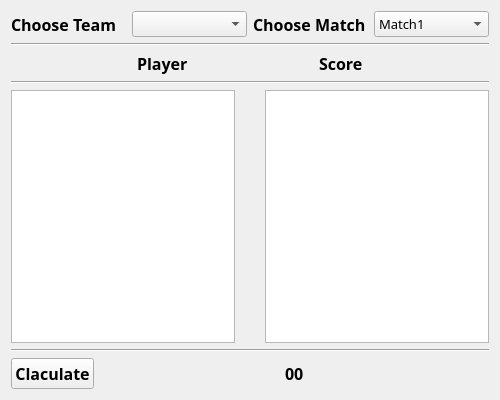
<?xml version="1.0" encoding="UTF-8"?>
<ui version="4.0">
 <class>Form</class>
 <widget class="QWidget" name="Form">
  <property name="geometry">
   <rect>
    <x>0</x>
    <y>0</y>
    <width>500</width>
    <height>400</height>
   </rect>
  </property>
  <property name="windowTitle">
   <string>Form</string>
  </property>
  <layout class="QVBoxLayout" name="verticalLayout">
   <item>
    <layout class="QHBoxLayout" name="horizontalLayout">
     <item>
      <widget class="QLabel" name="label_2">
       <property name="font">
        <font>
         <family>Gill Sans MT</family>
         <pointsize>12</pointsize>
         <weight>75</weight>
         <bold>true</bold>
        </font>
       </property>
       <property name="text">
        <string>Choose Team</string>
       </property>
      </widget>
     </item>
     <item>
      <widget class="QComboBox" name="cb0">
       <property name="font">
        <font>
         <family>Eras Demi ITC</family>
         <pointsize>10</pointsize>
        </font>
       </property>
      </widget>
     </item>
     <item>
      <widget class="QLabel" name="label">
       <property name="font">
        <font>
         <family>Gill Sans MT</family>
         <pointsize>12</pointsize>
         <weight>75</weight>
         <bold>true</bold>
        </font>
       </property>
       <property name="text">
        <string>Choose Match</string>
       </property>
      </widget>
     </item>
     <item>
      <widget class="QComboBox" name="cb1">
       <property name="font">
        <font>
         <family>Eras Demi ITC</family>
         <pointsize>10</pointsize>
        </font>
       </property>
       <item>
        <property name="text">
         <string>Match1</string>
        </property>
       </item>
       <item>
        <property name="text">
         <string>Match2</string>
        </property>
       </item>
       <item>
        <property name="text">
         <string>Match3</string>
        </property>
       </item>
       <item>
        <property name="text">
         <string>Match4</string>
        </property>
       </item>
       <item>
        <property name="text">
         <string>Match5</string>
        </property>
       </item>
      </widget>
     </item>
    </layout>
   </item>
   <item>
    <widget class="Line" name="line">
     <property name="orientation">
      <enum>Qt::Horizontal</enum>
     </property>
    </widget>
   </item>
   <item>
    <layout class="QHBoxLayout" name="horizontalLayout_2">
     <item>
      <spacer name="horizontalSpacer_7">
       <property name="orientation">
        <enum>Qt::Horizontal</enum>
       </property>
       <property name="sizeHint" stdset="0">
        <size>
         <width>40</width>
         <height>20</height>
        </size>
       </property>
      </spacer>
     </item>
     <item>
      <widget class="QLabel" name="label_4">
       <property name="font">
        <font>
         <family>Gill Sans MT</family>
         <pointsize>12</pointsize>
         <weight>75</weight>
         <bold>true</bold>
        </font>
       </property>
       <property name="text">
        <string>Player</string>
       </property>
      </widget>
     </item>
     <item>
      <spacer name="horizontalSpacer_5">
       <property name="orientation">
        <enum>Qt::Horizontal</enum>
       </property>
       <property name="sizeHint" stdset="0">
        <size>
         <width>40</width>
         <height>20</height>
        </size>
       </property>
      </spacer>
     </item>
     <item>
      <widget class="QLabel" name="label_3">
       <property name="font">
        <font>
         <family>Gill Sans MT</family>
         <pointsize>12</pointsize>
         <weight>75</weight>
         <bold>true</bold>
        </font>
       </property>
       <property name="text">
        <string>Score</string>
       </property>
      </widget>
     </item>
     <item>
      <spacer name="horizontalSpacer_6">
       <property name="orientation">
        <enum>Qt::Horizontal</enum>
       </property>
       <property name="sizeHint" stdset="0">
        <size>
         <width>40</width>
         <height>20</height>
        </size>
       </property>
      </spacer>
     </item>
    </layout>
   </item>
   <item>
    <widget class="Line" name="line_2">
     <property name="orientation">
      <enum>Qt::Horizontal</enum>
     </property>
    </widget>
   </item>
   <item>
    <layout class="QHBoxLayout" name="horizontalLayout_3">
     <item>
      <widget class="QListWidget" name="lw1"/>
     </item>
     <item>
      <spacer name="horizontalSpacer_3">
       <property name="orientation">
        <enum>Qt::Horizontal</enum>
       </property>
       <property name="sizeHint" stdset="0">
        <size>
         <width>40</width>
         <height>20</height>
        </size>
       </property>
      </spacer>
     </item>
     <item>
      <spacer name="horizontalSpacer_2">
       <property name="orientation">
        <enum>Qt::Horizontal</enum>
       </property>
       <property name="sizeHint" stdset="0">
        <size>
         <width>40</width>
         <height>20</height>
        </size>
       </property>
      </spacer>
     </item>
     <item>
      <spacer name="horizontalSpacer">
       <property name="orientation">
        <enum>Qt::Horizontal</enum>
       </property>
       <property name="sizeHint" stdset="0">
        <size>
         <width>40</width>
         <height>20</height>
        </size>
       </property>
      </spacer>
     </item>
     <item>
      <widget class="QListWidget" name="lw2"/>
     </item>
    </layout>
   </item>
   <item>
    <widget class="Line" name="line_3">
     <property name="orientation">
      <enum>Qt::Horizontal</enum>
     </property>
    </widget>
   </item>
   <item>
    <layout class="QHBoxLayout" name="horizontalLayout_4">
     <item>
      <widget class="QPushButton" name="pushButton">
       <property name="font">
        <font>
         <family>Gill Sans MT</family>
         <pointsize>12</pointsize>
         <weight>75</weight>
         <bold>true</bold>
        </font>
       </property>
       <property name="text">
        <string>Claculate</string>
       </property>
      </widget>
     </item>
     <item>
      <spacer name="horizontalSpacer_4">
       <property name="orientation">
        <enum>Qt::Horizontal</enum>
       </property>
       <property name="sizeHint" stdset="0">
        <size>
         <width>40</width>
         <height>20</height>
        </size>
       </property>
      </spacer>
     </item>
     <item>
      <widget class="QLabel" name="score">
       <property name="font">
        <font>
         <family>Gill Sans MT</family>
         <pointsize>12</pointsize>
         <weight>75</weight>
         <bold>true</bold>
        </font>
       </property>
       <property name="text">
        <string>00</string>
       </property>
      </widget>
     </item>
     <item>
      <spacer name="horizontalSpacer_8">
       <property name="orientation">
        <enum>Qt::Horizontal</enum>
       </property>
       <property name="sizeHint" stdset="0">
        <size>
         <width>40</width>
         <height>20</height>
        </size>
       </property>
      </spacer>
     </item>
    </layout>
   </item>
  </layout>
 </widget>
 <resources/>
 <connections/>
</ui>
